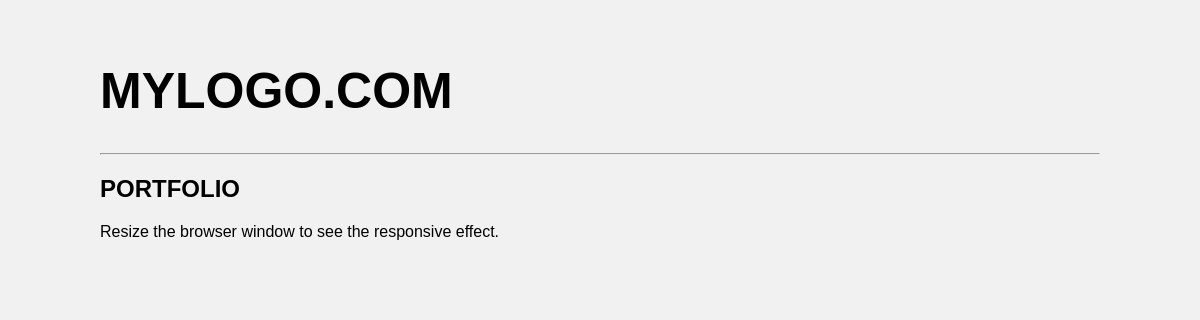
The app's page /shop/, older data.
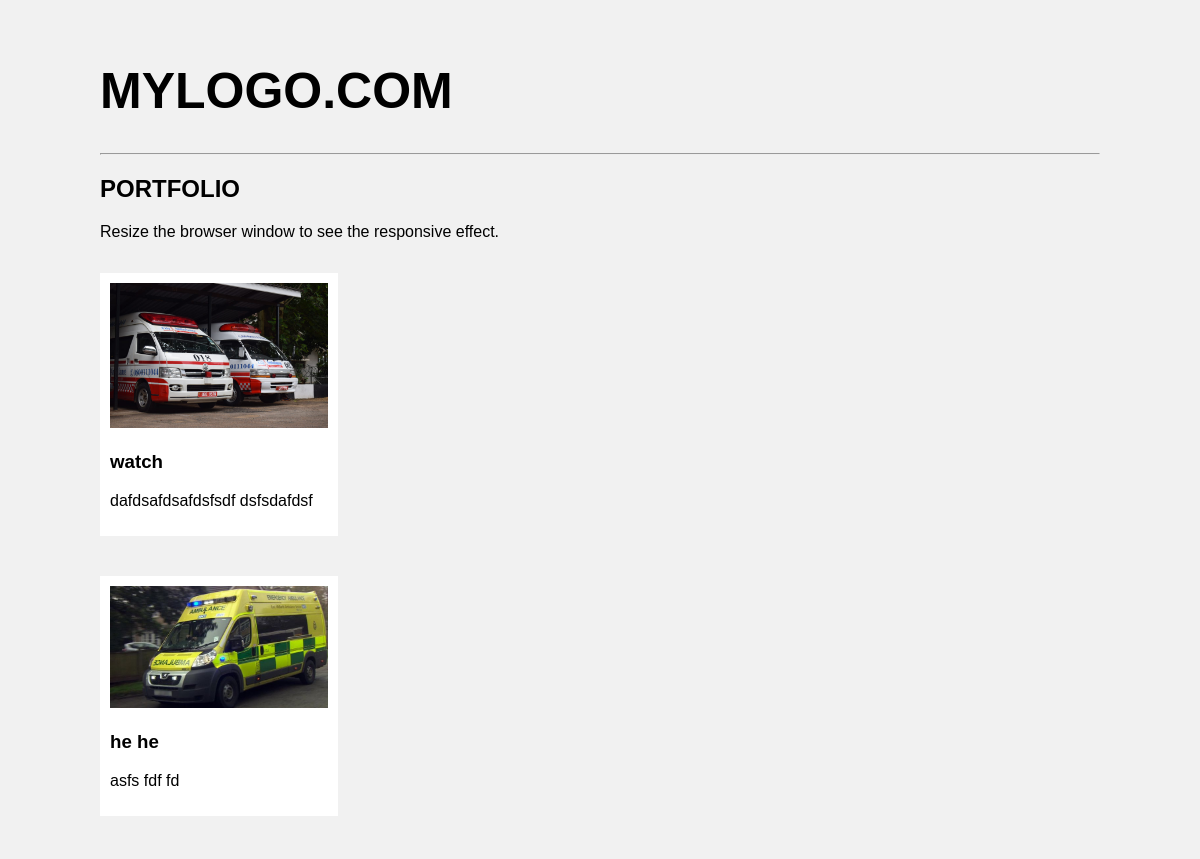
The same page, newer data.
### shop/models.py (models this page shows)
class Product(models.Model):
    product_id = models.AutoField
    product_name= models.CharField(max_length= 20)
    decs = models.CharField(max_length=100)
    image= models.ImageField(upload_to="shop/images", default='')
    pub_date= models.DateField("")
    def __str__(self):
        return self.product_name

### shop/views.py (the view)
# urls.py: path('', views.index, name='BlogHome'),
def index(request):
    products = Product.objects.all()
    print(products)
    params = {'product': products}
    return render(request, 'shop/retrive.html', {'product': products})

### shop/templates/shop/retrive.html (shortened to what this page needs)
<!DOCTYPE html>
<html>
<head>
</head>
<body>
<div class="main">
<h1>MYLOGO.COM</h1>
<hr>
<h2>PORTFOLIO</h2>
<p>Resize the browser window to see the responsive effect.</p>
{% for i in product %}
  <div class="row">
    <div class="column">
     <div class="content">
       <img src="/media/{{i.image}}" alt="Mountains" style="width:100%">
       <h3>{{i.product_name}}</h3>
       <p>{{i.decs}}</p>
     </div>
   </div>
  </div>
{% endfor %}
</div>
</body>
</html>

### shop/templates/shop/retrive.html (style rules this page uses)
* { box-sizing: border-box; }
body { background-color: #f1f1f1; padding: 20px; font-family: Arial; }
.main { max-width: 1000px; margin: auto; }
h1 { font-size: 50px; word-break: break-all; }
.row { margin: 8px -16px; }
.row, .row > .column { padding: 8px; }
.column { float: left; width: 25%; }
.row:after { content: ""; display: table; clear: both; }
.content { background-color: white; padding: 10px; }

Row changes from the older to the newer data that the page shows:
added Product: image (picture), product_name "watch", decs "dafdsafdsafdsfsdf dsfsdafdsf"
added Product: image (picture), product_name "he he", decs "asfs fdf fd"
